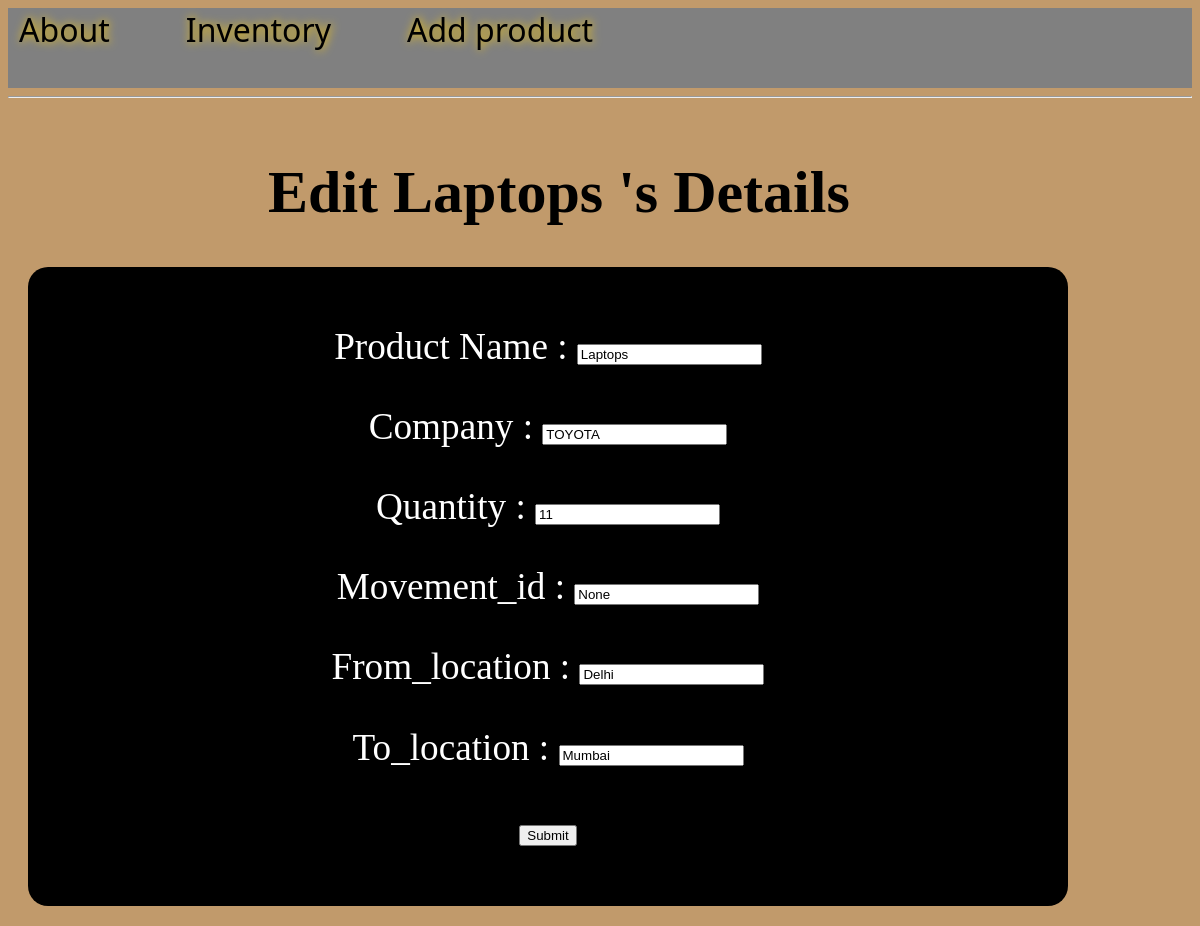
Page /1/edit/ on the committed database.
### main.py (models this page shows, shortened)
class Products(db.Model):
    id = db.Column(db.Integer, primary_key=True)
    product_name = db.Column(db.String(200), nullable=False)
    company = db.Column(db.String(100), nullable=False)
    quantity = db.Column(db.Integer)
    stored_at = db.Column(db.DateTime(timezone=True), server_default=func.now())
    movement_id = db.Column(db.String(200), nullable=False)
    from_location = db.Column(db.String(200), nullable=False)
    to_location = db.Column(db.String(200), nullable=False)

### main.py (the view, shortened to what this page needs)
@app.route('/<int:product_id>/edit/', methods=('GET', 'POST'))
def edit(product_id):
    product = Products.query.get_or_404(product_id)
    return render_template('edit.html', product=product)

### templates/edit.html (shortened to what this page needs)
{% extends 'base.html' %}
{% block content %}
    <h1 style="width: 100%">
        {% block title %} &emsp;&emsp;&emsp;&emsp;Edit {{ product.product_name}} 's Details
        {% endblock %}
    </h1>
    <div id="form">
        <form method="post">
            <p>
                <label for="product_name">Product Name :</label>
                <input type="text" name="product_name"
                       value={{ product.product_name }}
                       placeholder="Product name">
            </p>
            <p>
                <label for="company">Company :</label>
                <input type="text" name="company"
                       value={{ product.company }}
                       placeholder="Company">
            </p>
            <p>
                <label for="quantity ">Quantity :</label>
                <input type="number" name="quantity"
                       value={{ product.quantity }}
                       placeholder="Quantity">
            </p>
            <p>
                <label for="movement_id">Movement_id :</label>
                <input type="text" name="movement_id"
                       value={{ product.movement_id }}
                       placeholder="movement_id">
            </p>
            <p>
                <label for="from_location">From_location :</label>
                <input type="text" name="from_location"
                       value={{ product.from_location }}
                       placeholder="from_location">
            </p>
            <p>
                <label for="to_location">To_location :</label>
                <input type="text" name="to_location"
                       value={{ product.to_location }}
                       placeholder="to_location">
            </p>
            <p>
                <center>
                    <button type="submit" class="btn btn-secondary">Submit</button>
                </center>
            </p>
        </form>
    </div>
{% endblock %}

### templates/base.html (style rules this page uses)
form { align: center; font-size: 1.24em; }

### templates/edit.html (style rules this page uses)
body { background-color: #C19A6B; }
#form { border-radius: 20px; background:black; color:white; width : 1000px; padding: 20px; float: center; }
h1 { text-align: left; }

### rows in the picture
Products: product_name "Laptops", company "TOYOTA", quantity "11", movement_id "None", from_location "Delhi", to_location "Mumbai"
